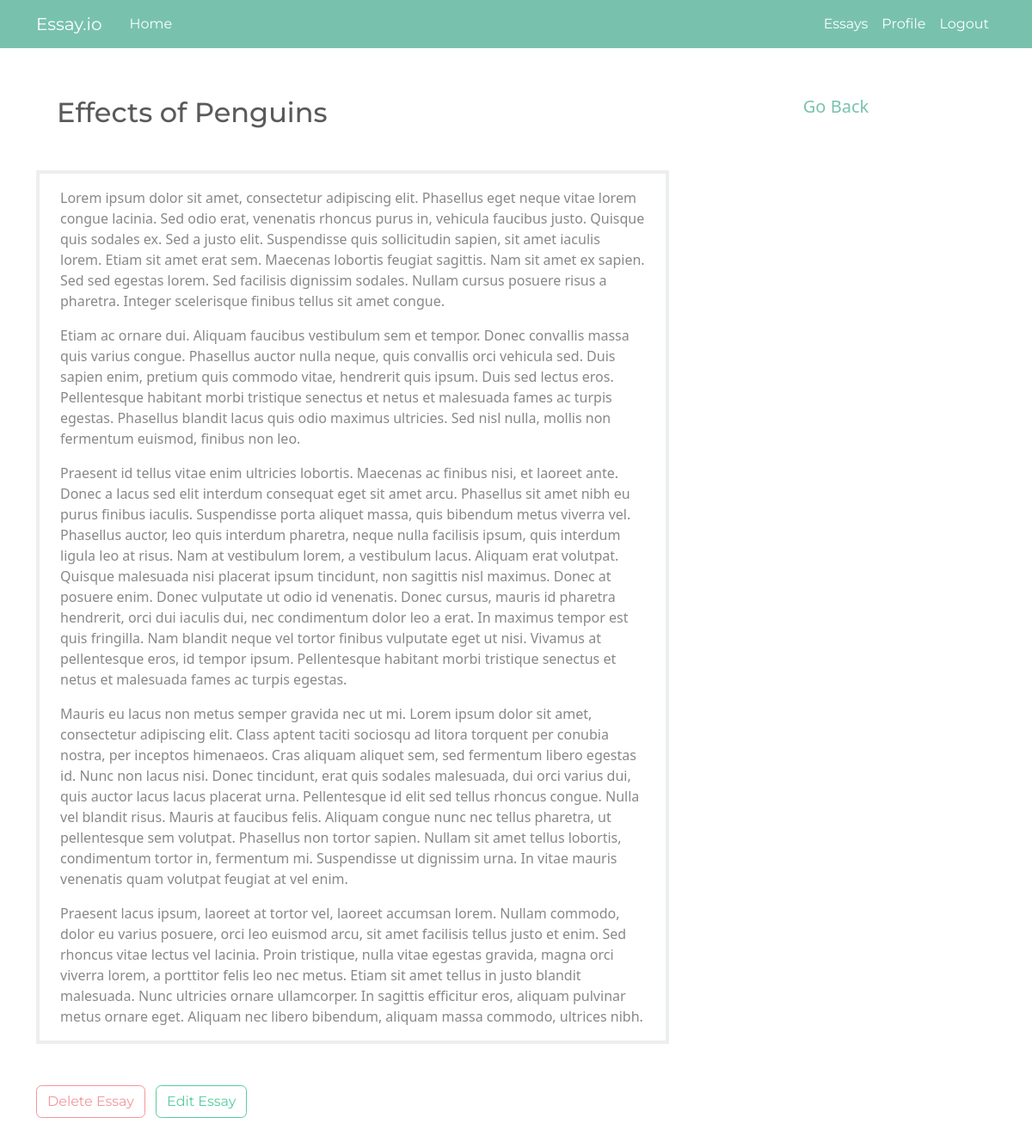
Before: /paper/25/ (signed in) with the older database file.
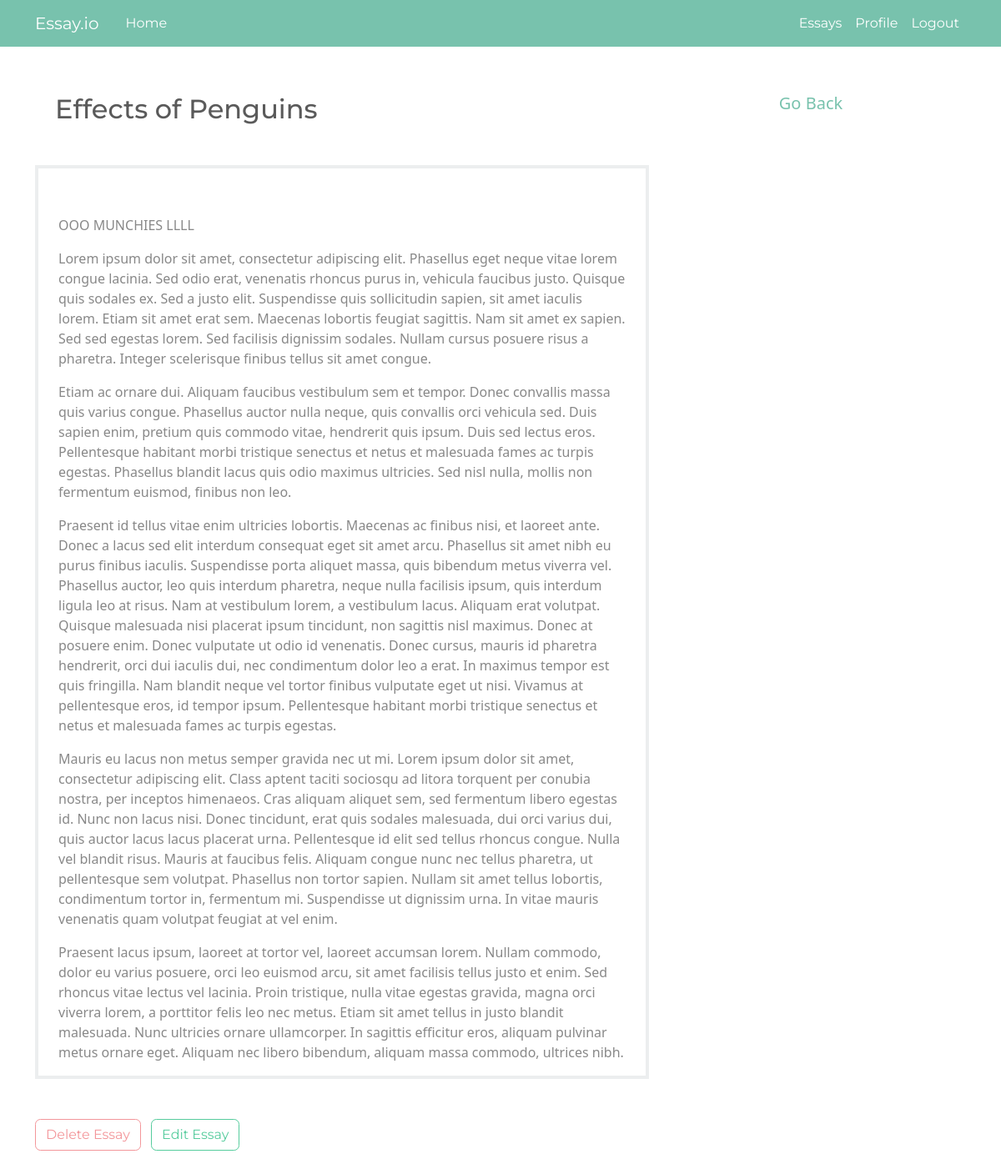
After: the same page with the newer database file.
### blog/models.py (models this page shows, shortened)
class Essay(models.Model):
    author = models.ForeignKey(User, on_delete=models.CASCADE, null=True)
    title = models.CharField(max_length=150)
    content = RichTextField(blank=True, null=True)

### blog/views.py (the view)
# urls.py: path("paper/<int:id>/", getPaper, name="blog-paper"),
@login_required
def getPaper(request, id):
    papersNonCleaned = Essay.objects.filter(id=id)
    paper = [{"title": x[2], "content": x[3], "id": x[0]} for x in papersNonCleaned.values_list()]
    context = {"paper": paper[0]}
    return render(request, "blog/paper.html", context)

### blog/templates/blog/paper.html (shortened to what this page needs)
{% extends 'blog/base.html' %}
{% block content %}
<div>
    <h2 class="my-2 mx-4" > {{paper.title}}</h2>
    <div class="container-fluid border my-5" >
        <p> {{paper.content|safe}} </p>
    </div>
   <button type="button" class="btn btn-outline-secondary" data-toggle="modal" data-target="#deletePaperModal">
    Delete Essay
    </button>
    <a href="/paper/{{paper.id}}/edit" class="mx-2" >
        <button type="button" class="btn btn-outline-success" >
            Edit Essay
        </button>
    </a>
</div>
{% endblock  %}
{% block sidebar %}
    <a class="navbar-brand d-flex justify-content-center " href="{% url 'blog-papers' %}">Go Back</a>
{% endblock sidebar %}

Changed rows visible on the page:
changed Essay "Effects of Penguins": content "Lorem ipsum dolor sit…" → "OOO MUNCHIES LLLL Lorem ipsum dolor sit…"
